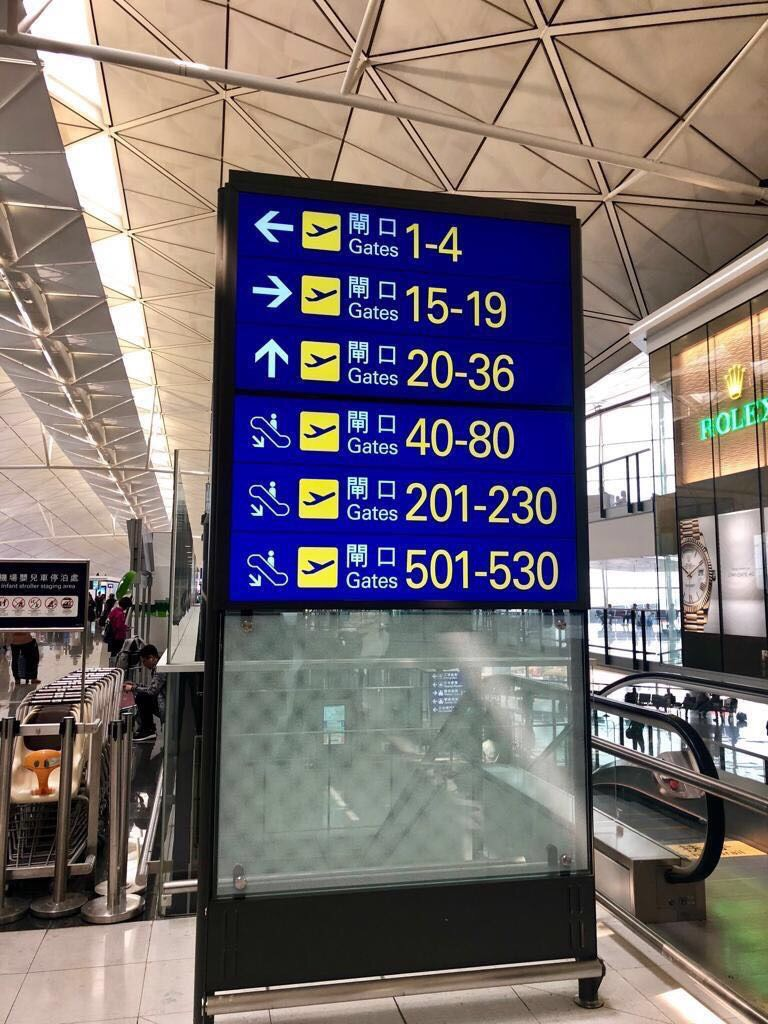
#> input picture IMG_5703.jpg, 768 x 1024 px
$ jupyter execute sign_recognition.ipynb   (older library calls are emulated)
#> lines starting #> are read from the running program, lines starting #| are printed output that depends on the picture; after the words box and inside, x2 and y2 are one past the last pixel; in counts of white or black regions, pixels touching at a corner belong together
## Intro
Goal of this notebook is to extract an airport signage from a typical jpg image file.

At this point we are not interested in reading the sign.

For this purpose we are going go use cv2 library, and numpy and matplotlib for some administrative work.

[cell 1]
import os
import matplotlib.pyplot as plt
import cv2
import numpy as np
# List files in the directory
os.listdir()

[cell 2]
# function to load/reload defined image
def reload_image():
    file_name="IMG_5703.jpg"
    image=cv2.imread(file_name)
#> image is the input picture: shape (1024, 768, 3); mean B, G, R 114.3, 110.2, 119.5
    rgb_image=cv2.cvtColor(image, cv2.COLOR_BGR2RGB)
    return image,rgb_image
image,rgb_image=reload_image()

rgb_image.shape
#> Out = (1024, 768, 3)
# ---> image is a 3-dim array of shape 1024, 768, 3

[cell 3]
# transform to greyscale
image_gray = cv2.cvtColor(image, cv2.COLOR_BGR2GRAY)

[cell 4]
#Show the image with matplotlib (need to use the rgb standard)
plt.imshow(rgb_image)
plt.show()

[cell 5]
file_name_test="IMG_5703.jpg"
# function for loading and printing an image from file
def load_and_print_image(filename):
    image=cv2.imread(filename)
    rgb_image=cv2.cvtColor(image, cv2.COLOR_BGR2RGB)
    plt.imshow(rgb_image)
    plt.show()
    cv2.destroyAllWindows()
    return None
load_and_print_image(file_name_test)

[cell 6]
#Show the image with matplotlib
# way to avoid strange colormap
# plt.imshow(bw_img,cmap='Greys_r')
plt.imshow(image_gray)
plt.show()

[cell 7]
low=20 # 20 seems to be a good value for which the sign is recognized
# -> means the brightness/darkness after which everything is cast to the extreme end

# use binary tresholding -
_, th1 = cv2.threshold(image_gray, low, 255, cv2.THRESH_BINARY)
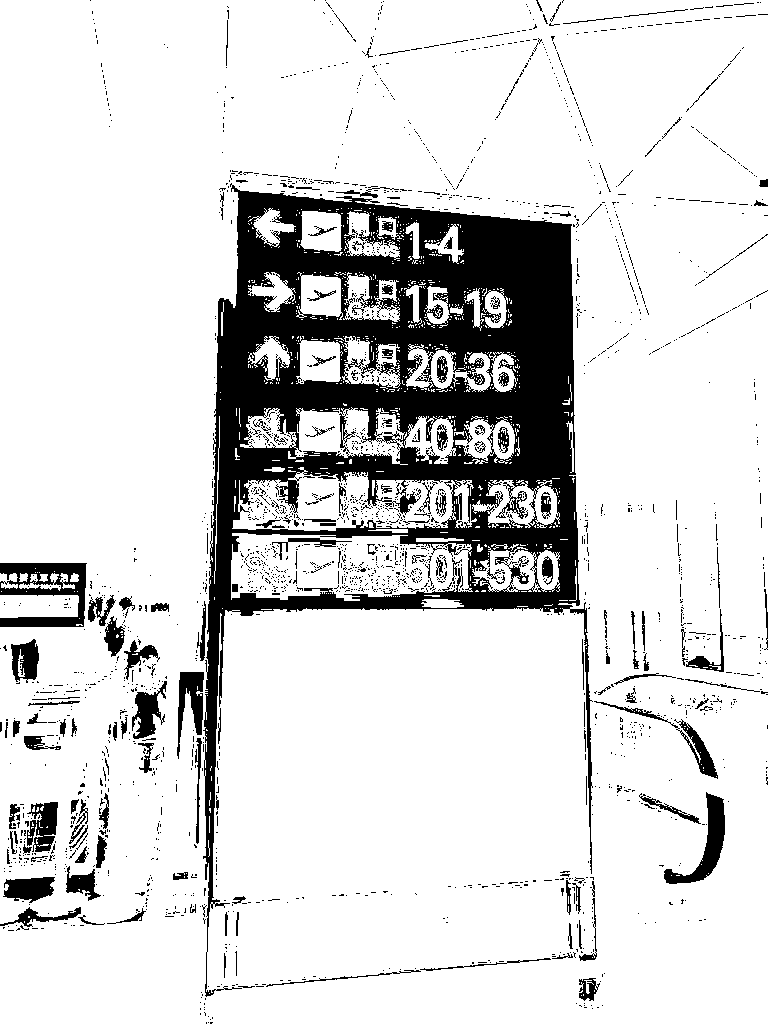
#> th1: shape (1024, 768); 84.7% white; 2243 black regions (2073 under 20 px), largest, box (x1, y1, x2, y2) and area: (203, 183, 593, 997) 89741, (0, 563, 87, 627) 2943, (664, 792, 725, 884) 1701

# other ways to treshold
# these were tried but not used, since they did not yield any improvment on our task
th2 = cv2.adaptiveThreshold(image_gray,255,cv2.ADAPTIVE_THRESH_MEAN_C,\
            cv2.THRESH_BINARY,11,2)
#> th2: shape (1024, 768); 62.6% white; 4167 black regions (3595 under 20 px), largest, box (x1, y1, x2, y2) and area: (0, 0, 768, 1024) 164623, (244, 268, 546, 398) 13586, (240, 539, 566, 600) 9068
th3 = cv2.adaptiveThreshold(image_gray,255,cv2.ADAPTIVE_THRESH_GAUSSIAN_C,\
            cv2.THRESH_BINARY,11,2)
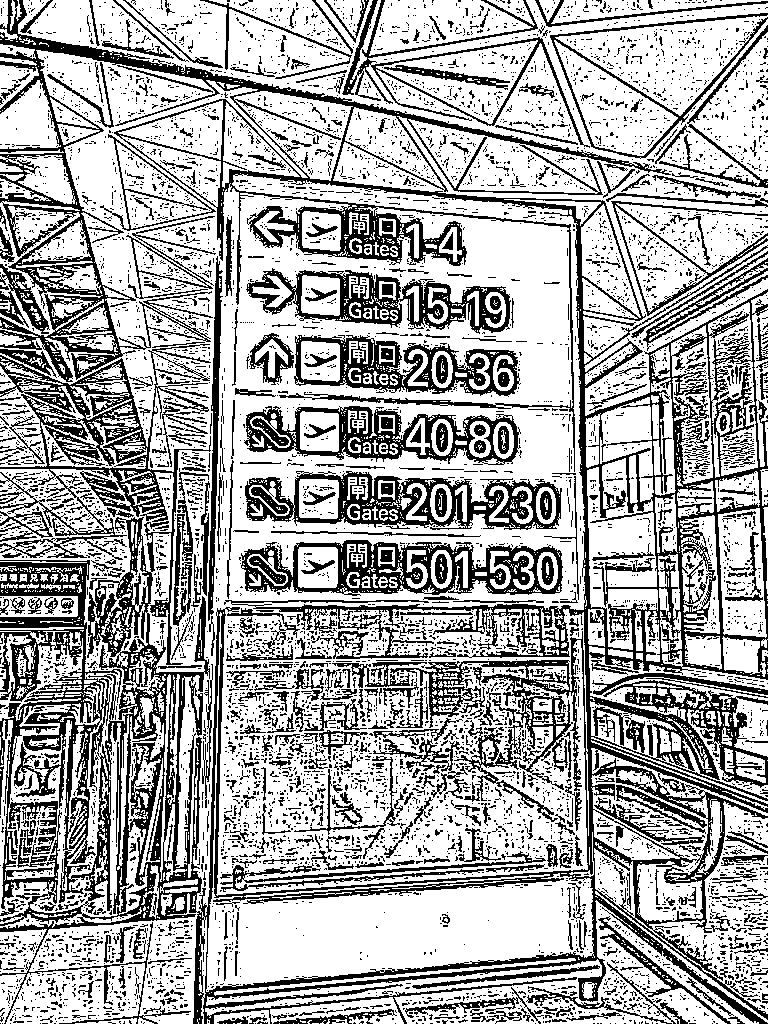
#> th3: shape (1024, 768); 67% white; 7205 black regions (6583 under 20 px)

_, contours, _ = cv2.findContours(th1, cv2.RETR_TREE, cv2.CHAIN_APPROX_SIMPLE)
#> contours = 4858 contours, 4518 with area under 20; largest, box (x1, y1, x2, y2) and area: (0, 0, 768, 1024) 778136, (202, 184, 581, 953) 147367, (231, 533, 473, 601) 12950, (232, 467, 477, 531) 9888, (240, 407, 408, 465) 5231

[cell 8]
thresholds=[th1,th2,th3]
models=["THRESH_BINARY","ADAPTIVE_THRESH_MEAN_C","ADAPTIVE_THRESH_GAUSSIAN_C"]
i=0

fig=plt.figure(figsize=(18, 16), dpi= 80, facecolor='w', edgecolor='k')
for th in thresholds:
    i=i+1
    plt.subplot(1,3,i)
    plt.imshow(th)
    plt.title(models[i-1])
#> this loop made 3 passes
#> after the loop, i = 3
plt.show()

## Treshold and model selection
Seems like in this case having more complex model does not bring any further value - maybe in more complicated modelling yes - they seem to be able to pinpoint numbers and text quite well

[cell 9]
# reload image to be certain there are no old annotations
image,rgb_image=reload_image()
rgb_image2=rgb_image
rgb_image3=rgb_image

# contour areas
cnt_areas=[]
rectangles=[]
approxs=[]
for cnt in contours:
    # approxPolyDP gives approximate polygonal curves, with error length specified
    approx = cv2.approxPolyDP(cnt, 0.2*cv2.arcLength(cnt, True), True)
    cv2.drawContours(rgb_image, [approx], 0, (0), 5)
    x = approx.ravel()[0]
    y = approx.ravel()[1]

    cnt_areas.append(cv2.contourArea(cnt))
    # if the length is 4 then we have a rectangle
    if len(approx)==4:
        rectangles.append(1)
    else:
        rectangles.append(0)
    approxs.append(approx)
#> this loop made 4858 passes
#> (x, y) on passes 4, 17, 18: (79, 618), (77, 591), (74, 591)
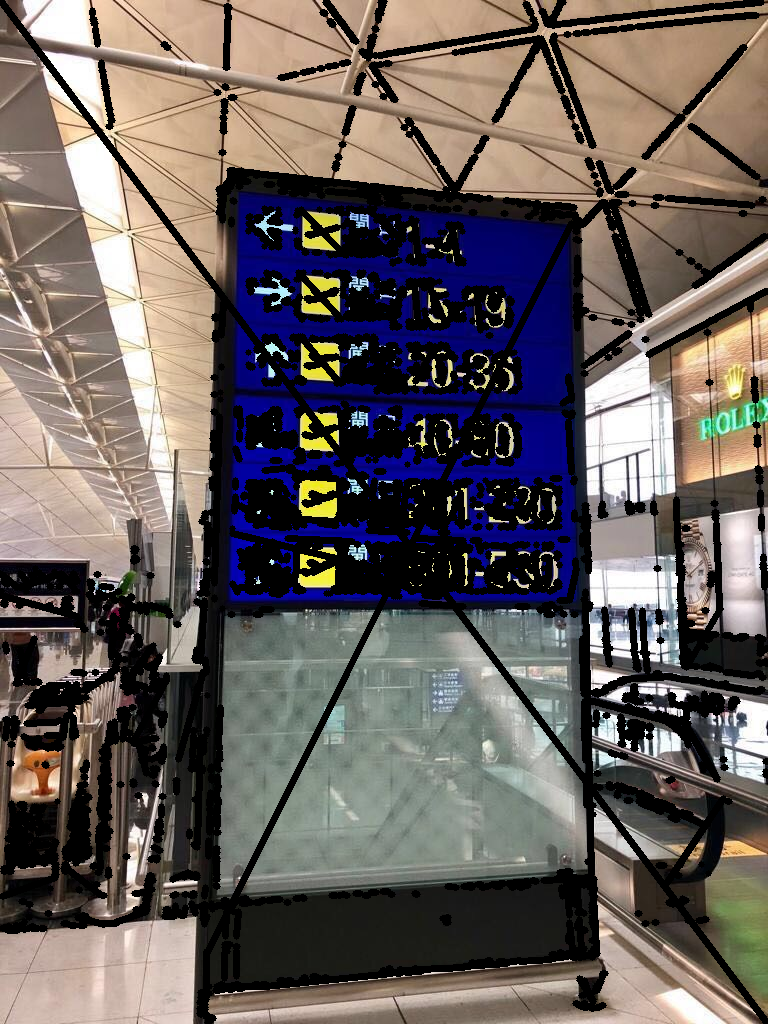
#> rgb_image: shape (1024, 768, 3); mean R, G, B 105.5, 97.2, 95.2
#> after the loop, approxs = 4858 contours, 4857 with area under 20; largest, box (x1, y1, x2, y2) and area: (70, 573, 78, 582) 28; cnt_areas = 4858 values, max 778136.5 at index 42, min 0 at index 0, mean 211.7; rectangles = 4858 values from 0 to 0

# get contour areas and sort by size
cnt_sorted=sorted(cnt_areas,reverse=True)
#> cnt_sorted = 4858 values, max 778136.5 at index 0, min 0 at index 4295, mean 211.7
index=np.argsort(cnt_areas)
#> index = 4858 values, max 4857 at index 1870, min 0 at index 0, mean 2428.5

[cell 10]
# find the contour with largest area
image,rgb_image=reload_image()
rgb_image2=rgb_image
rgb_image3=rgb_image

# plot the largest 5 rectangles to the image
# -> we can quite clearly see that the largest one is always the entire image
for cnt_index in index[-5:]:
    x,y,w,h = cv2.boundingRect(contours[cnt_index])
    cv2.rectangle(rgb_image2,(x,y),(x+w,y+h),(0,255,0),2)
    cv2.drawContours(rgb_image3, contours[cnt_index], 0, (255,0,0), 5)
#> this loop made 5 passes
#> (cnt_index, x, y, w, h) on passes 1 to 5: (3133, 240, 407, 168, 58), (2518, 232, 467, 245, 64), (1805, 231, 533, 242, 68), (1640, 202, 184, 379, 769), (42, 0, 0, 768, 1024)
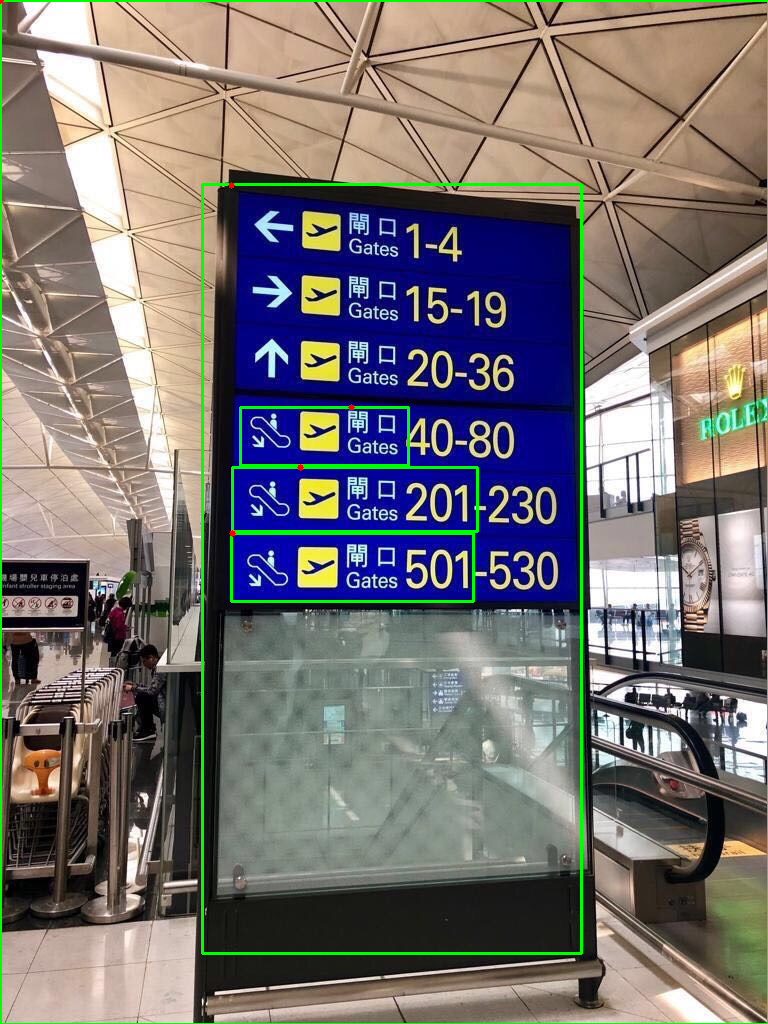
#> rgb_image2: shape (1024, 768, 3); mean R, G, B 117.8, 114.1, 112.2

fig=plt.figure(figsize=(18, 16), dpi= 80, facecolor='w', edgecolor='k')
plt.imshow(rgb_image3)
cv2.imwrite('output_w_rectangles.jpg',cv2.cvtColor(rgb_image3, cv2.COLOR_RGB2BGR))

plt.show()

[cell 11]
# Here we can get the second largest shape

# a better way to solve the problem would be probably to make the contrasting according
# to the blue colour - that is only present in the
image,rgb_image=reload_image()
def find_second_largest_shape(image,rgb_image):
    image_gray = cv2.cvtColor(image, cv2.COLOR_BGR2GRAY)

    low=20 # 20 seems to be a good value for which the sign is recognized
    _, th1 = cv2.threshold(image_gray, low, 255, cv2.THRESH_BINARY)
    _, contours, _ = cv2.findContours(th1, cv2.RETR_TREE, cv2.CHAIN_APPROX_SIMPLE)

    cnt_areas=[]
    for cnt in contours:
        cnt_areas.append(cv2.contourArea(cnt))
#> this loop made 4858 passes
#> cnt on passes 1, 2, 4: [[24, 921], [24, 922]], [[28, 916], [28, 917], [29, 917], [29, 916]], [[79, 618]]
    cnt_sorted=sorted(cnt_areas,reverse=True)
    index=np.argsort(cnt_areas)

    # index for the second largest shape
    second_largest=index[-2]
#> second_largest = 1640

    x,y,w,h = cv2.boundingRect(contours[second_largest])
#> x = 202; y = 184; w = 379; h = 769
    cv2.rectangle(rgb_image,(x,y),(x+w,y+h),(0,255,0),2)
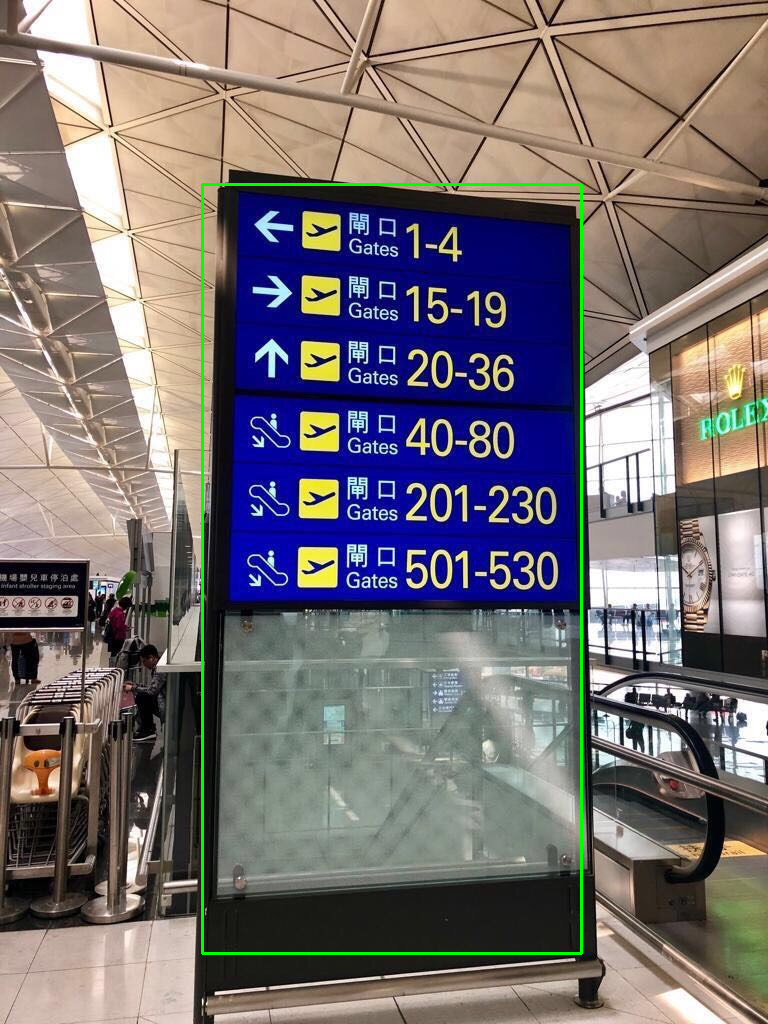
#> rgb_image: shape (1024, 768, 3); mean R, G, B 118.8, 111.8, 113.8

    fig=plt.figure(figsize=(18, 16), dpi= 80, facecolor='w', edgecolor='k')

    plt.imshow(rgb_image)
    cv2.imwrite('rectangled_sign.jpg',cv2.cvtColor(rgb_image, cv2.COLOR_RGB2BGR))
    plt.show()
    return None

find_second_largest_shape(image,rgb_image)
